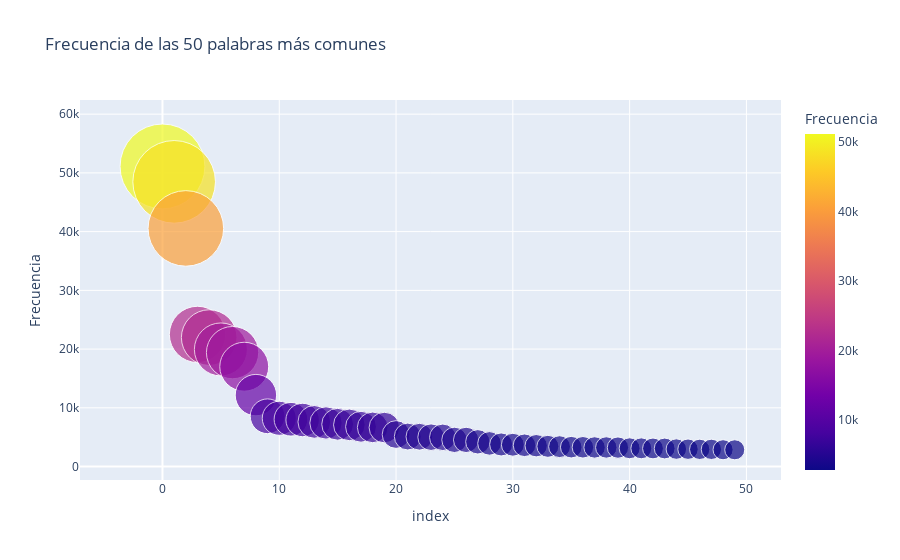

Write notebook code for a chart like this one.
### Code cell
plot.interactive_word_plot(Counter(text3), top_n=50)

### Figure 1 — Plotly figure (JSON) as saved in the notebook; plotly's stock layout.template omitted (floating-point values rounded to 4 significant figures)
{"data": [{"hovertemplate": "<b>%{hovertext}</b><br>Rango: %{df[\"Rango\"]}<br>Frecuencia: %{y}", "hovertext": ["de", "a", "y", "que", "la", "el", "los", "en", "Y", "GEE", "su", "b", "se", "no", "del", "con", "Jehová", "por", "para", "las", "sus", "1", "al", "2", "Dios", "es", "lo", "él", "3", "le", "como", "tu", "4", "5", "mi", "un", "Israel", "9", "7", "6", "ha", "10", "8", "11", "tierra", "dijo", "12", "hijos", "13", "sobre"], "legendgroup": "", "marker": {"color": [51099, 48474, 40545, 22500, 21961, 19941, 19399, 16998, 12167, 8561, 8222, 8054, 7930, 7606, 7423, 7196, 7100, 6776, 6671, 6641, 5456, 5111, 5080, 5001, 4980, 4547, 4540, 4213, 3944, 3764, 3713, 3624, 3550, 3443, 3389, 3300, 3284, 3253, 3249, 3226, 3114, 3105, 3085, 3078, 2977, 2957, 2932, 2930, 2864, 2855], "coloraxis": "coloraxis", "opacity": 0.7, "size": [51099, 48474, 40545, 22500, 21961, 19941, 19399, 16998, 12167, 8561, 8222, 8054, 7930, 7606, 7423, 7196, 7100, 6776, 6671, 6641, 5456, 5111, 5080, 5001, 4980, 4547, 4540, 4213, 3944, 3764, 3713, 3624, 3550, 3443, 3389, 3300, 3284, 3253, 3249, 3226, 3114, 3105, 3085, 3078, 2977, 2957, 2932, 2930, 2864, 2855], "sizemode": "area", "sizeref": 14.19, "symbol": "circle"}, "mode": "markers", "name": "", "orientation": "v", "showlegend": false, "type": "scatter", "x": [0, 1, 2, 3, 4, 5, 6, 7, 8, 9, 10, 11, 12, 13, 14, 15, 16, 17, 18, 19, 20, 21, 22, 23, 24, 25, 26, 27, 28, 29, 30, 31, 32, 33, 34, 35, 36, 37, 38, 39, 40, 41, 42, 43, 44, 45, 46, 47, 48, 49], "xaxis": "x", "y": [51099, 48474, 40545, 22500, 21961, 19941, 19399, 16998, 12167, 8561, 8222, 8054, 7930, 7606, 7423, 7196, 7100, 6776, 6671, 6641, 5456, 5111, 5080, 5001, 4980, 4547, 4540, 4213, 3944, 3764, 3713, 3624, 3550, 3443, 3389, 3300, 3284, 3253, 3249, 3226, 3114, 3105, 3085, 3078, 2977, 2957, 2932, 2930, 2864, 2855], "yaxis": "y"}], "layout": {"coloraxis": {"colorbar": {"title": {"text": "Frecuencia"}}, "colorscale": [[0, "#0d0887"], [0.1111, "#46039f"], [0.2222, "#7201a8"], [0.3333, "#9c179e"], [0.4444, "#bd3786"], [0.5556, "#d8576b"], [0.6667, "#ed7953"], [0.7778, "#fb9f3a"], [0.8889, "#fdca26"], [1, "#f0f921"]]}, "legend": {"itemsizing": "constant", "tracegroupgap": 0}, "title": {"text": "Frecuencia de las 50 palabras más comunes"}, "xaxis": {"anchor": "y", "domain": [0, 1], "title": {"text": "index"}}, "yaxis": {"anchor": "x", "domain": [0, 1], "title": {"text": "Frecuencia"}}}}
